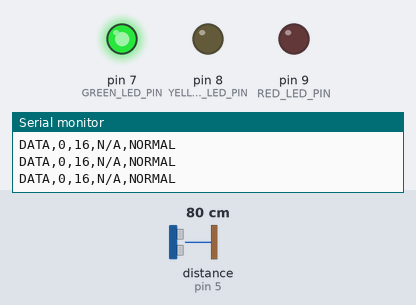
A sketch run on a simulated Arduino Uno, built with avr-gcc and run on an emulated ATmega328P. On the bench: output pins drawn as LEDs (lit = HIGH), the last lines printed to the serial monitor. Wiring (inferred from the names in the program): ultrasonic range finder: trigger pin 4; echo pin 5. The test bench sets the inputs (shaded band); at power-on: distance to the obstacle (sensor on pin 5) 80 cm. The echo pulse lasts 58.3 µs per cm; pins used as bus, display or sensor lines are not drawn.

Above: at 1.2 s.
1.3 s: distance to the obstacle (sensor on pin 5) set to 10 cm
2.8 s: distance to the obstacle (sensor on pin 5) set to 7 cm
At 3.5 s:
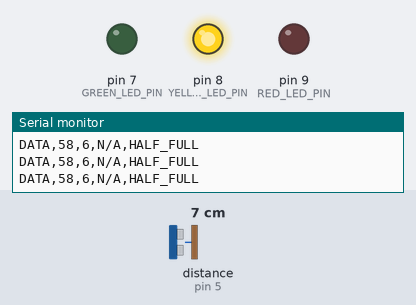
4.5 s: distance to the obstacle (sensor on pin 5) set to 3 cm
At 5.5 s:
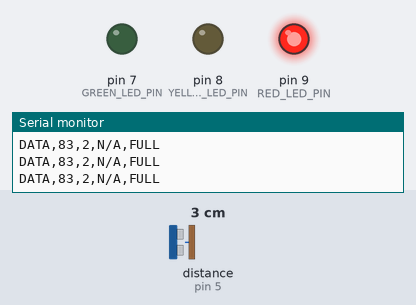
6.0 s: distance to the obstacle (sensor on pin 5) set to 9 cm
At 7.3 s:
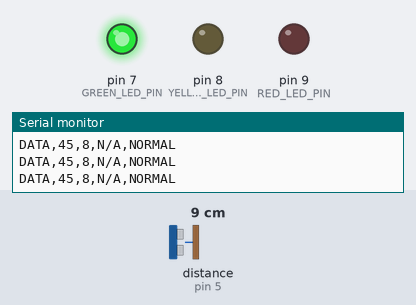
7.6 s: distance to the obstacle (sensor on pin 5) set to 2 cm
At 8.9 s:
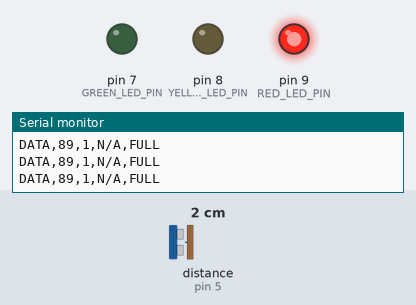
Timing chart, 0 to 10.2 s (numbered marks = the images above; inputs shaded):
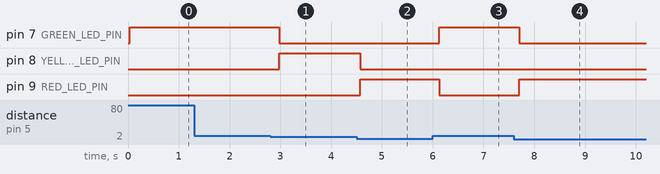

Measured:
- the behaviour switches between 9 and 8 cm on distance to the obstacle (sensor on pin 5) (found by bisection; images 0 and 1)
- the behaviour switches between 5 and 4 cm on distance to the obstacle (sensor on pin 5) (found by bisection; images 1 and 2)
- after the input at 2.8 s, pin 7 (GREEN_LED_PIN): HIGH → LOW after 0.18 s; pin 8 (YELLOW_LED_PIN): LOW → HIGH after 0.18 s
- after the input at 4.5 s, pin 8 (YELLOW_LED_PIN): HIGH → LOW after 0.07 s; pin 9 (RED_LED_PIN): LOW → HIGH after 0.07 s
- after the input at 6.0 s, pin 7 (GREEN_LED_PIN): LOW → HIGH after 0.13 s; pin 9 (RED_LED_PIN): HIGH → LOW after 0.13 s
- after the input at 7.6 s, pin 7 (GREEN_LED_PIN): HIGH → LOW after 0.10 s; pin 9 (RED_LED_PIN): LOW → HIGH after 0.10 s

The sketch:

arduino_uno_bin2.ino
```cpp
// ====================================================================
// SMART DUSTBIN 2 (BIN-002) - ARDUINO UNO FIRMWARE
//
// DUSTBIN CALIBRATION (Height: 16 cm):
// - Distance 16 cm down to 8 cm (Trash depth 0 to 8 cm / < 50%): GREEN LED
// - Distance 8 cm down to 4 cm (Trash depth 8 to 12 cm / 50% to 74%): ORANGE/YELLOW LED
// - Distance < 4 cm (Trash depth 12 to 16 cm / >= 75%): RED LED
//
// PINS:
// - Sensor: Trig -> Pin 4, Echo -> Pin 5
// - LEDs: Green -> Pin 7, Yellow/Orange -> Pin 8, Red -> Pin 9
// - Telemetry: TX -> Pin 10 (to ESP32 Pin 16 / RX2)
// ====================================================================

#include <SoftwareSerial.h>

// Communication to ESP32 Pin 16 (RX2)
SoftwareSerial espSerial(11, 10); // RX (Pin 11 unused), TX (Pin 10)

// ==================== PIN CONFIGURATION ====================
const int LEVEL_TRIG_PIN  = 4; // Trash fill-level sensor Trigger
const int LEVEL_ECHO_PIN  = 5; // Trash fill-level sensor Echo

const int GREEN_LED_PIN   = 7;
const int YELLOW_LED_PIN  = 8; // Yellow / Orange LED
const int RED_LED_PIN     = 9;

// ==================== CALIBRATION (in cm) ====================
const float DUSTBIN_HEIGHT_CM = 16.0; // Total height: 16 cm

// Fill level percentage thresholds
const int YELLOW_START_PERCENT = 50; // 8 cm trash fillness (distance <= 8 cm)
const int RED_START_PERCENT    = 75; // 12 cm trash fillness (distance <= 4 cm)

int lastFillPercent = 0;
int lastLevelDistance = 16;

// Read distance with filtered timing
float readDistanceCm(int trigPin, int echoPin) {
  digitalWrite(trigPin, LOW);
  delayMicroseconds(2);
  digitalWrite(trigPin, HIGH);
  delayMicroseconds(10);
  digitalWrite(trigPin, LOW);

  long duration = pulseIn(echoPin, HIGH, 25000);
  if (duration == 0) return -1;
  return (duration * 0.0343 / 2.0);
}

// Convert distance to fill percentage for a 16 cm bin
int distanceToFillPercent(float distanceCm) {
  if (distanceCm >= DUSTBIN_HEIGHT_CM) return 0;
  if (distanceCm <= 0) return 100;

  float fill = ((DUSTBIN_HEIGHT_CM - distanceCm) / DUSTBIN_HEIGHT_CM) * 100.0;
  return (int)constrain(fill, 0, 100);
}

// Update Traffic LEDs based on the user's exact thresholds
void updateIndicators(int fillPercent) {
  if (fillPercent >= RED_START_PERCENT) {
    // Fill >= 75% (Trash 12 cm to 16 cm / Distance < 4 cm): RED LED
    digitalWrite(GREEN_LED_PIN, LOW);
    digitalWrite(YELLOW_LED_PIN, LOW);
    digitalWrite(RED_LED_PIN, HIGH);
  } else if (fillPercent >= YELLOW_START_PERCENT) {
    // Fill 50% to 74% (Trash 8 cm to 12 cm / Distance 4 to 8 cm): ORANGE/YELLOW LED
    digitalWrite(GREEN_LED_PIN, LOW);
    digitalWrite(YELLOW_LED_PIN, HIGH);
    digitalWrite(RED_LED_PIN, LOW);
  } else {
    // Fill < 50% (Trash 0 to 8 cm / Distance 8 to 16 cm): GREEN LED
    digitalWrite(GREEN_LED_PIN, HIGH);
    digitalWrite(YELLOW_LED_PIN, LOW);
    digitalWrite(RED_LED_PIN, LOW);
  }
}

// Send telemetry packet to ESP32 and USB Serial
void sendTelemetry() {
  String statusStr = "NORMAL";
  if (lastFillPercent >= RED_START_PERCENT) statusStr = "FULL";
  else if (lastFillPercent >= YELLOW_START_PERCENT) statusStr = "HALF_FULL";

  String packet = "DATA," + String(lastFillPercent) + "," +
                  String(lastLevelDistance) + "," +
                  "N/A," +
                  statusStr;

  espSerial.println(packet); // Sent to ESP32 Pin 16
  Serial.println(packet);    // Sent to PC USB Serial
}

void setup() {
  Serial.begin(9600);
  espSerial.begin(9600);

  pinMode(LEVEL_TRIG_PIN, OUTPUT);
  pinMode(LEVEL_ECHO_PIN, INPUT);

  pinMode(GREEN_LED_PIN, OUTPUT);
  pinMode(YELLOW_LED_PIN, OUTPUT);
  pinMode(RED_LED_PIN, OUTPUT);

  digitalWrite(GREEN_LED_PIN, LOW);
  digitalWrite(YELLOW_LED_PIN, LOW);
  digitalWrite(RED_LED_PIN, LOW);

  sendTelemetry();
  Serial.println(F("Dustbin 2 Initialized (16cm Height Calibrated)"));
}

void loop() {
  // SENSE: Read distance from HC-SR04
  float levelDistance = readDistanceCm(LEVEL_TRIG_PIN, LEVEL_ECHO_PIN);

  // DECIDE: Valid echo within dustbin range
  if (levelDistance > 1 && levelDistance <= 50) {
    lastLevelDistance = (int)levelDistance;
    lastFillPercent   = distanceToFillPercent(levelDistance);
  } else if (levelDistance > 50 || levelDistance < 0) {
    // Empty bin / open space
    lastLevelDistance = 16;
    lastFillPercent   = 0;
  }

  // ACT: Update LEDs (Green / Orange / Red)
  updateIndicators(lastFillPercent);

  // TELEMETRY: Send update to ESP32 & cloud
  sendTelemetry();

  delay(200); // 5Hz sampling rate
}
```
